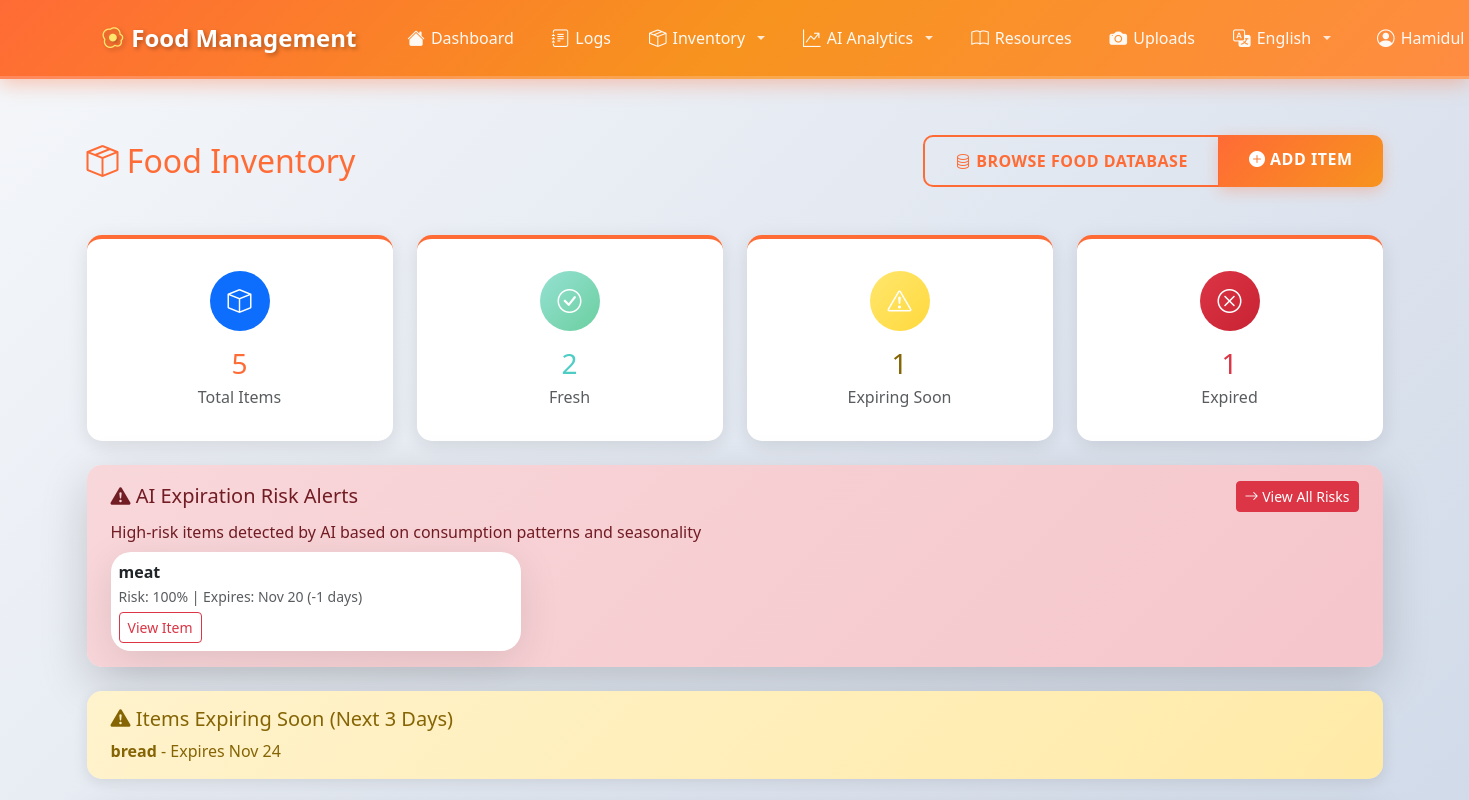
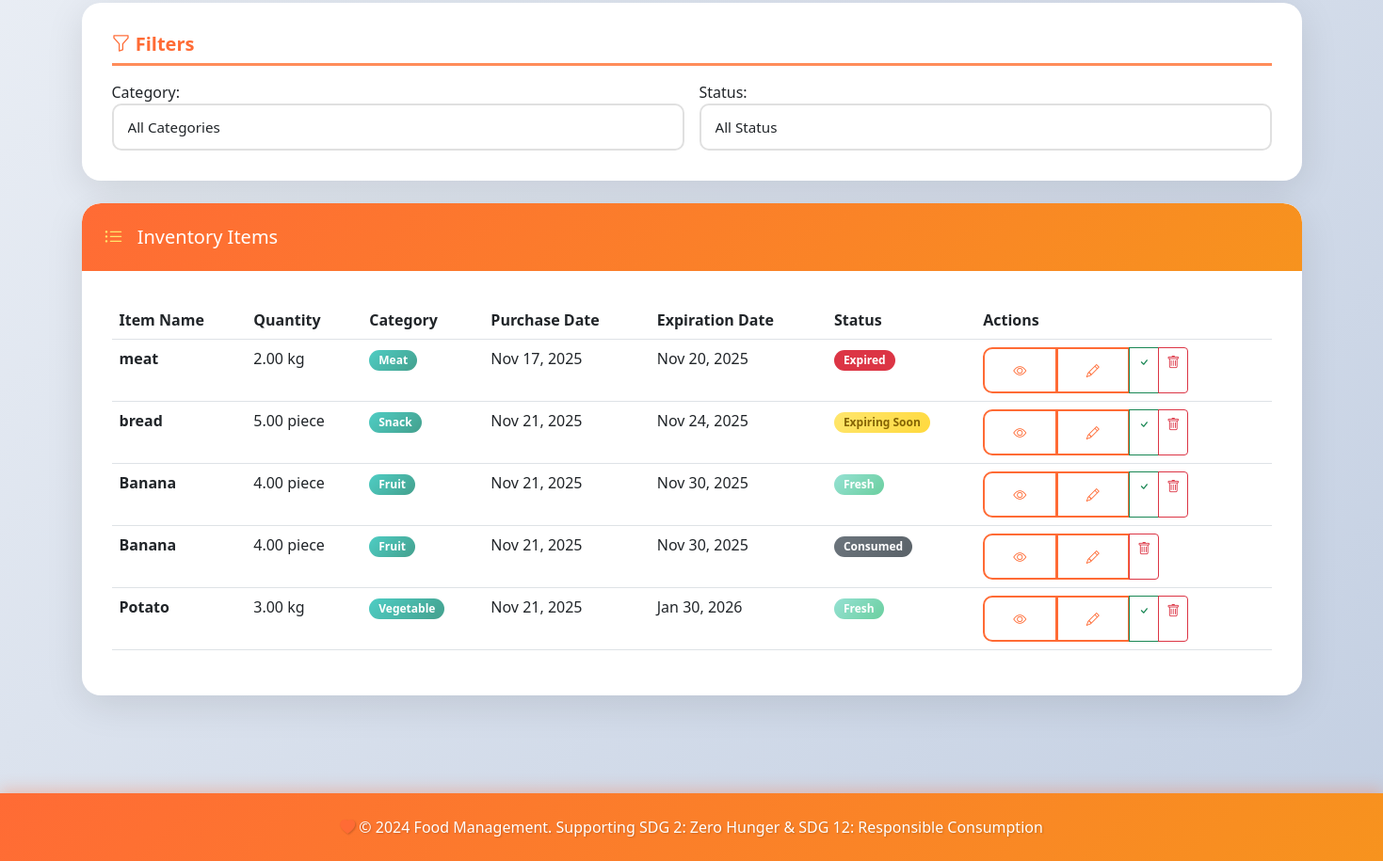
/inventory/ (signed in), run on an earlier commit of the app's database (2 pictures, top to bottom).
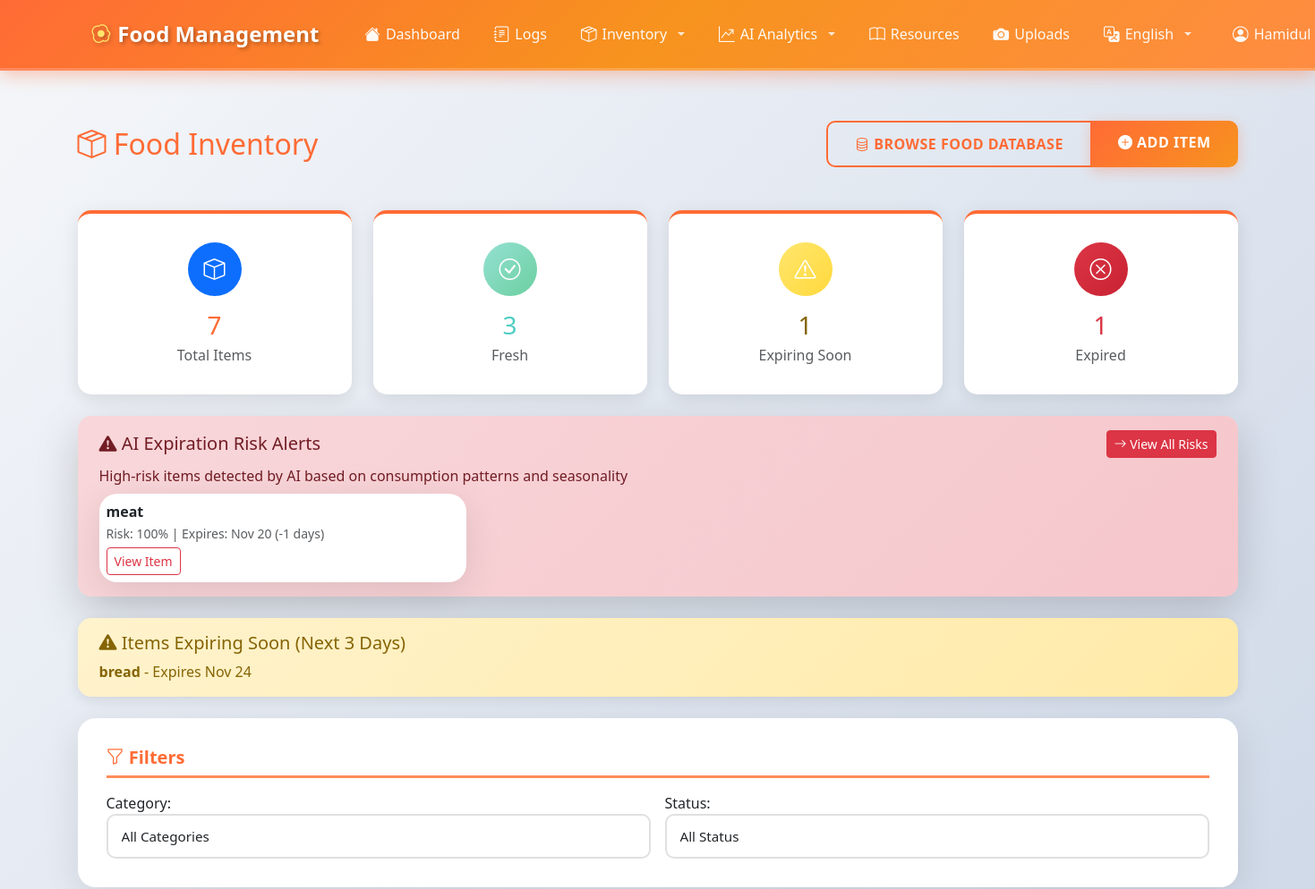
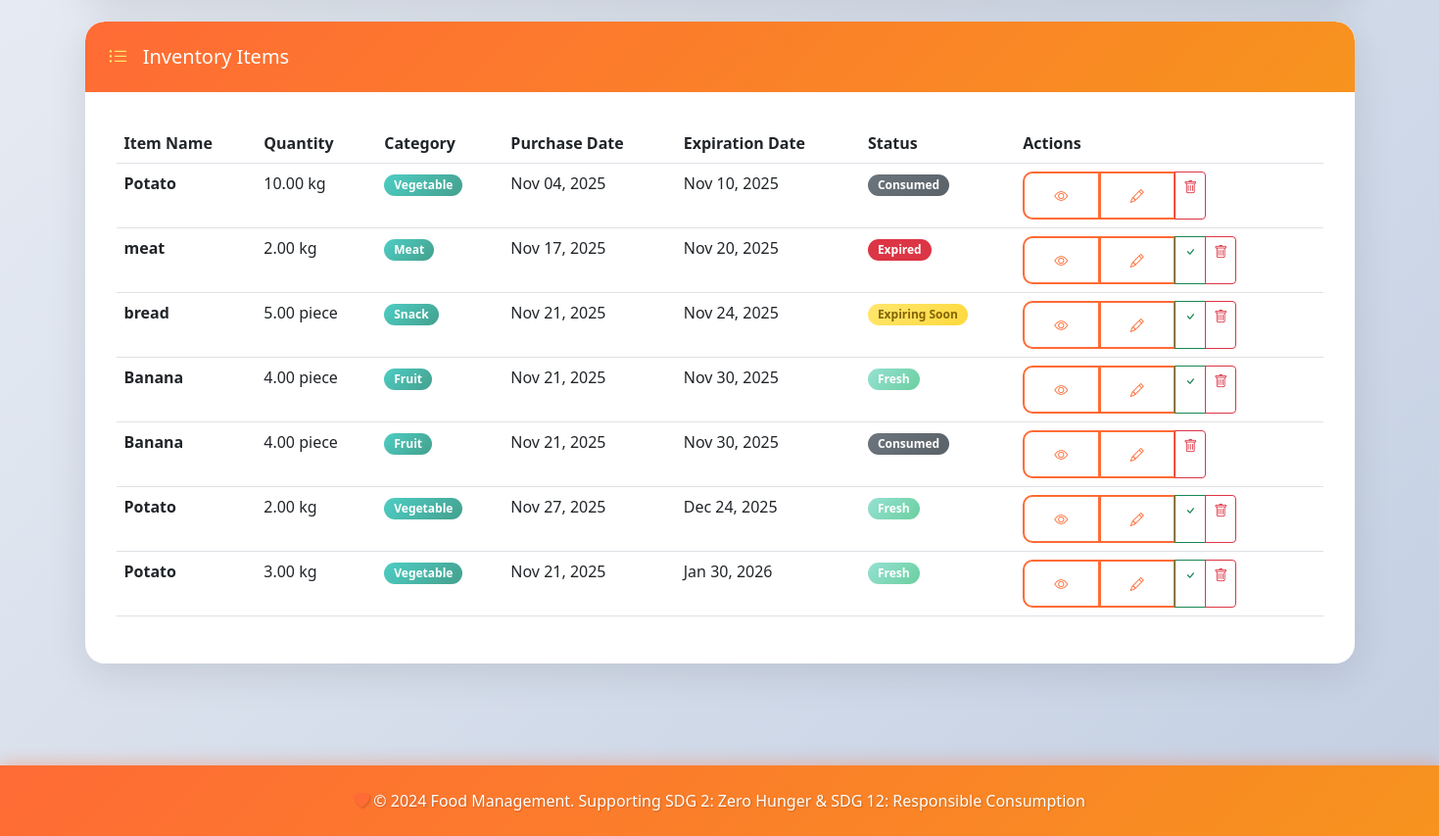
And on a later commit of the database (2 pictures, top to bottom).
### inventory/models.py (models this page shows, shortened)
class InventoryItem(models.Model):
    CATEGORY_CHOICES = [
        ('vegetable', 'Vegetable'),
        ('fruit', 'Fruit'),
        ('dairy', 'Dairy'),
        ('meat', 'Meat'),
        ('grain', 'Grain'),
        ('beverage', 'Beverage'),
        ('snack', 'Snack'),
        ('frozen', 'Frozen'),
        ('canned', 'Canned'),
        ('other', 'Other'),
    ]
    UNIT_CHOICES = [
        ('kg', 'Kilogram (kg)'),
        ('g', 'Gram (g)'),
        ('lb', 'Pound (lb)'),
        ('oz', 'Ounce (oz)'),
        ('l', 'Liter (l)'),
        ('ml', 'Milliliter (ml)'),
        ('cup', 'Cup'),
        ('piece', 'Piece'),
        ('pack', 'Pack'),
    ]
    STATUS_CHOICES = [
        ('fresh', 'Fresh'),
        ('expiring_soon', 'Expiring Soon'),
        ('expired', 'Expired'),
        ('consumed', 'Consumed'),
    ]
    user = models.ForeignKey(User, on_delete=models.CASCADE, related_name='inventory_items')
    item_name = models.CharField(max_length=255, help_text="Name of the food item")
    quantity = models.DecimalField(
        max_digits=10,
        decimal_places=2,
        validators=[MinValueValidator(0)],
        help_text="Current quantity"
    )
    unit = models.CharField(max_length=20, choices=UNIT_CHOICES, default='piece')
    category = models.CharField(max_length=50, choices=CATEGORY_CHOICES, default='other')
    purchase_date = models.DateField(help_text="Date when the item was purchased")
    expiration_date = models.DateField(
        blank=True,
        null=True,
        help_text="Expected expiration date (optional)"
    )
    status = models.CharField(max_length=20, choices=STATUS_CHOICES, default='fresh')
    notes = models.TextField(blank=True, null=True, help_text="Additional notes")
    created_at = models.DateTimeField(auto_now_add=True)
    updated_at = models.DateTimeField(auto_now=True)
    class Meta:
        verbose_name = "Inventory Item"
        verbose_name_plural = "Inventory Items"
        ordering = ['expiration_date', 'item_name']
        indexes = [
            models.Index(fields=['user', 'status']),
            models.Index(fields=['expiration_date']),
            models.Index(fields=['category']),
        ]
    def is_expiring_soon(self):
        if self.expiration_date:
            days_until_expiry = (self.expiration_date - timezone.now().date()).days
            return 0 <= days_until_expiry <= 3
        return False
    def is_expired(self):
        if self.expiration_date:
            return self.expiration_date < timezone.now().date()
        return False
    def update_status(self):
        if self.status == 'consumed':
            return
        if self.is_expired():
            self.status = 'expired'
        elif self.is_expiring_soon():
            self.status = 'expiring_soon'
        else:
            self.status = 'fresh'
        self.save()

### inventory/views.py (the view)
# urls.py: path('', views.inventory_list, name='list'),
@login_required
def inventory_list(request):
    items = InventoryItem.objects.filter(user=request.user)
    filter_form = InventoryFilterForm(request.GET)
    if filter_form.is_valid():
        category = filter_form.cleaned_data.get('category')
        status = filter_form.cleaned_data.get('status')
        if category:
            items = items.filter(category=category)
        if status:
            items = items.filter(status=status)
    for item in items:
        item.update_status()
    total_items = items.count()
    fresh_items = items.filter(status='fresh').count()
    expiring_soon = items.filter(status='expiring_soon').count()
    expired_items = items.filter(status='expired').count()
    category_stats = items.values('category').annotate(
        count=Count('id')
    ).order_by('-count')
    expiring_items = items.filter(
        expiration_date__gte=timezone.now().date(),
        expiration_date__lte=timezone.now().date() + timedelta(days=3)
    ).exclude(status='consumed')[:10]
    from ai_analytics.expiration_predictor import ExpirationRiskPredictor
    expiration_predictor = ExpirationRiskPredictor(request.user)
    expiration_alerts = expiration_predictor.get_high_risk_alerts(limit=5)
    context = {
        'items': items,
        'filter_form': filter_form,
        'total_items': total_items,
        'fresh_items': fresh_items,
        'expiring_soon': expiring_soon,
        'expired_items': expired_items,
        'category_stats': category_stats,
        'expiring_items': expiring_items,
        'expiration_alerts': expiration_alerts,
    }
    return render(request, 'inventory/list.html', context)

### inventory/forms.py
class InventoryFilterForm(forms.Form):
    category = forms.ChoiceField(
        choices=[('', 'All Categories')] + InventoryItem.CATEGORY_CHOICES,
        required=False,
        widget=forms.Select(attrs={
            'class': 'form-control',
            'onchange': 'this.form.submit()'
        })
    )
    status = forms.ChoiceField(
        choices=[('', 'All Status')] + InventoryItem.STATUS_CHOICES,
        required=False,
        widget=forms.Select(attrs={
            'class': 'form-control',
            'onchange': 'this.form.submit()'
        })
    )

### ai_analytics/expiration_predictor.py (called while the page is built)
    def _get_current_season(self):
        month = timezone.now().month
        if month in [12, 1, 2]:
            return 'winter'
        elif month in [3, 4, 5]:
            return 'spring'
        elif month in [6, 7, 8]:
            return 'summer'
        else:
            return 'autumn'

### templates/inventory/list.html (shortened to what the changed rows need)
{% extends 'base.html' %}
{% block content %}
<div class="row mb-4">
    <div class="col-12">
        <div class="d-flex justify-content-between align-items-center mb-4">
            <h2 class="text-primary-custom mb-0">
                <i class="bi bi-box-seam"></i> Food Inventory
            </h2>
        </div>
    </div>
</div>
<div class="row g-4 mb-4">
    <div class="col-md-3">
        <div class="dashboard-card text-center">
            <div class="rounded-circle bg-primary text-white d-flex align-items-center justify-content-center mx-auto mb-3" style="width: 60px; height: 60px; font-size: 1.5rem;">
                <i class="bi bi-box"></i>
            </div>
            <h3 class="mb-1" style="color: var(--primary-color);">{{ total_items }}</h3>
            <p class="text-muted mb-0">Total Items</p>
        </div>
    </div>
    <div class="col-md-3">
        <div class="dashboard-card text-center">
            <div class="rounded-circle text-white d-flex align-items-center justify-content-center mx-auto mb-3" style="width: 60px; height: 60px; font-size: 1.5rem; background: var(--gradient-success);">
                <i class="bi bi-check-circle"></i>
            </div>
            <h3 class="mb-1" style="color: var(--secondary-color);">{{ fresh_items }}</h3>
            <p class="text-muted mb-0">Fresh</p>
        </div>
    </div>
</div>
{% if expiration_alerts %}
<div class="alert alert-danger mb-4 shadow-lg">
    <div class="row g-2">
        {% for alert in expiration_alerts %}
        <div class="col-md-4">
            <div class="card border-danger">
                <div class="card-body p-2">
                    <strong>{{ alert.item_name }}</strong>
                    <br>
                    <small class="text-muted">
                        Risk: {{ alert.risk_score|floatformat:0 }}% |
                        Expires: {{ alert.expiration_date|date:"M d" }}
                        ({{ alert.days_until_expiry }} day{{ alert.days_until_expiry|pluralize }})
                    </small>
                    <br>
                    <a href="{{ alert.url }}" class="btn btn-sm btn-outline-danger mt-1">
                        View Item
                    </a>
                </div>
            </div>
        </div>
        {% endfor %}
    </div>
</div>
{% endif %}
{% if expiring_items %}
<div class="alert alert-warning mb-4">
    <div class="row g-2">
        {% for item in expiring_items %}
        <div class="col-md-3">
            <strong>{{ item.item_name }}</strong> - Expires {{ item.expiration_date|date:"M d" }}
        </div>
        {% endfor %}
    </div>
</div>
{% endif %}
<div class="card mb-4">
    <div class="card-body">
        <form method="get" class="row g-3">
            <div class="col-md-6">
                {{ filter_form.category.label_tag }}
                {{ filter_form.category }}
            </div>
            <div class="col-md-6">
                {{ filter_form.status.label_tag }}
                {{ filter_form.status }}
            </div>
        </form>
    </div>
</div>
<div class="card">
    <div class="card-body">
        {% if items %}
            <div class="table-responsive">
                <table class="table table-hover">
                    <thead>
                        <tr>
                            <th>Item Name</th>
                            <th>Quantity</th>
                            <th>Category</th>
                            <th>Purchase Date</th>
                            <th>Expiration Date</th>
                            <th>Status</th>
                            <th>Actions</th>
                        </tr>
                    </thead>
                    <tbody>
                        {% for item in items %}
                        <tr>
                            <td>
                                <strong>{{ item.item_name }}</strong>
                            </td>
                            <td>{{ item.quantity }} {{ item.unit }}</td>
                            <td>
                                <span class="badge" style="background: var(--gradient-secondary);">
                                    {{ item.get_category_display }}
                                </span>
                            </td>
                            <td>{{ item.purchase_date|date:"M d, Y" }}</td>
                            <td>
                                {% if item.expiration_date %}
                                    {{ item.expiration_date|date:"M d, Y" }}
                                {% else %}
                                    <span class="text-muted">Not set</span>
                                {% endif %}
                            </td>
                            <td>
                                {% if item.status == 'fresh' %}
                                    <span class="badge" style="background: var(--gradient-success);">Fresh</span>
                                {% elif item.status == 'expiring_soon' %}
                                    <span class="badge" style="background: linear-gradient(135deg, #ffe66d 0%, #ffd93d 100%); color: #856404;">Expiring Soon</span>
                                {% elif item.status == 'expired' %}
                                    <span class="badge bg-danger">Expired</span>
                                {% elif item.status == 'consumed' %}
                                    <span class="badge bg-secondary">Consumed</span>
                                {% endif %}
                            </td>
                            <td>
                                <div class="btn-group btn-group-sm">
                                    <a href="{% url 'inventory:detail' item.pk %}" class="btn btn-outline-primary" title="View">
                                        <i class="bi bi-eye"></i>
                                    </a>
                                    <a href="{% url 'inventory:edit' item.pk %}" class="btn btn-outline-primary" title="Edit">
                                        <i class="bi bi-pencil"></i>
                                    </a>
                                    {% if item.status != 'consumed' %}
                                    <a href="{% url 'inventory:mark_consumed' item.pk %}" class="btn btn-outline-success" title="Mark Consumed">
                                        <i class="bi bi-check"></i>
                                    </a>
                                    {% endif %}
                                    <a href="{% url 'inventory:delete' item.pk %}" class="btn btn-outline-danger" title="Delete">
                                        <i class="bi bi-trash"></i>
                                    </a>
                                </div>
                            </td>
                        </tr>
                        {% endfor %}
                    </tbody>
                </table>
            </div>
        {% endif %}
    </div>
</div>
{% endblock %}

### templates/base.html (shortened to what the changed rows need)
{% load i18n static %}
<!DOCTYPE html>
<html lang="{{ LANGUAGE_CODE|default:'en' }}" dir="{% if LANGUAGE_CODE == 'ar' %}rtl{% else %}ltr{% endif %}">
<head>
    {% load static %}
    <link href="https://cdn.jsdelivr.net/npm/bootstrap@5.3.0/dist/css/bootstrap.min.css" rel="stylesheet">
    <link rel="stylesheet" href="https://cdn.jsdelivr.net/npm/bootstrap-icons@1.11.0/font/bootstrap-icons.css">
    <link rel="stylesheet" href="{% static 'css/style.css' %}">
</head>
<body>
    {% if user.is_authenticated %}
    <nav class="navbar navbar-expand-lg navbar-dark sticky-top">
        <div class="container">
            <div class="collapse navbar-collapse" id="navbarNav">
                <ul class="navbar-nav">
                    {% get_current_language as CURRENT_LANGUAGE %}
                    {% get_available_languages as LANGUAGES %}
                    <li class="nav-item dropdown me-2">
                        <a class="nav-link dropdown-toggle text-white" href="#" id="languageDropdownAuth" role="button" data-bs-toggle="dropdown" aria-expanded="false">
                            <i class="bi bi-translate"></i>
                            {% for lang_code, lang_name in LANGUAGES %}
                                {% if lang_code == CURRENT_LANGUAGE %}{{ lang_name }}{% endif %}
                            {% endfor %}
                        </a>
                            {% get_language_info_list for LANGUAGES as languages %}
                    </li>
                </ul>
            </div>
        </div>
    </nav>
    {% endif %}
    <main class="container my-4">
        {% block content %}{% endblock %}
    </main>
</body>
</html>

What changed in the data, as far as the page shows it:
added InventoryItem: item_name "Potato", quantity "10.00", unit "kg", category "Vegetable", purchase_date "Nov 04, 2025", expiration_date "Nov 10, 2025", status "Consumed", shown under "Inventory Items"
added InventoryItem: item_name "Potato", quantity "2.00", unit "kg", category "Vegetable", purchase_date "Nov 27, 2025", expiration_date "Dec 24, 2025", status "Fresh", shown under "Inventory Items"
Also different on the page:
{{ total_items }}: "5" → "7"
{{ fresh_items }}: "2" → "3"
